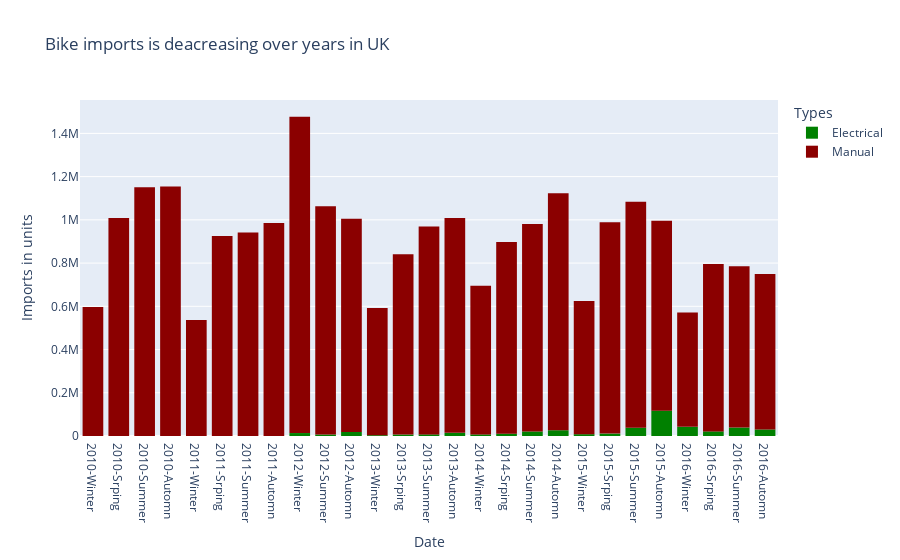

The cell this chart's notebook holds for it:
### Code cell
df = px.data.tips()
fig = px.histogram(data,y="value",x="Month-year",  color="Types",hover_data=data.columns,
                title="Bike imports is deacreasing over years in UK",color_discrete_sequence = ['green','darkred']
                
                )
fig.update_layout(
    xaxis_title="Date", yaxis_title="Imports in units"
)
fig.show()

### Figure 1 — Plotly figure (JSON) as saved in the notebook; plotly's stock layout.template omitted (floating-point values rounded to 4 significant figures)
{"data": [{"alignmentgroup": "True", "bingroup": "x", "histfunc": "sum", "hovertemplate": "Types=Electrical<br>Month-year=%{x}<br>sum of value=%{y}<extra></extra>", "legendgroup": "Electrical", "marker": {"color": "green", "pattern": {"shape": ""}}, "name": "Electrical", "offsetgroup": "Electrical", "orientation": "v", "showlegend": true, "type": "histogram", "x": ["2010-Winter", "2010-Srping", "2010-Summer", "2010-Automn", "2011-Winter", "2011-Srping", "2011-Summer", "2011-Automn", "2012-Winter", "2012-Winter", "2012-Summer", "2012-Automn", "2013-Winter", "2013-Srping", "2013-Summer", "2013-Automn", "2014-Winter", "2014-Srping", "2014-Summer", "2014-Automn", "2015-Winter", "2015-Srping", "2015-Summer", "2015-Automn", "2016-Winter", "2016-Srping", "2016-Summer", "2016-Automn"], "xaxis": "x", "y": [null, null, null, null, null, null, null, null, 8647, 5014, 6871, 18784, 3914, 6826, 7501, 14744, 7284, 10647, 21006, 26705, 8421, 11049, 38207, 117320, 42364, 21392, 39169, 30230], "yaxis": "y"}, {"alignmentgroup": "True", "bingroup": "x", "histfunc": "sum", "hovertemplate": "Types=Manual<br>Month-year=%{x}<br>sum of value=%{y}<extra></extra>", "legendgroup": "Manual", "marker": {"color": "darkred", "pattern": {"shape": ""}}, "name": "Manual", "offsetgroup": "Manual", "orientation": "v", "showlegend": true, "type": "histogram", "x": ["2010-Winter", "2010-Srping", "2010-Summer", "2010-Automn", "2011-Winter", "2011-Srping", "2011-Summer", "2011-Automn", "2012-Winter", "2012-Winter", "2012-Summer", "2012-Automn", "2013-Winter", "2013-Srping", "2013-Summer", "2013-Automn", "2014-Winter", "2014-Srping", "2014-Summer", "2014-Automn", "2015-Winter", "2015-Srping", "2015-Summer", "2015-Automn", "2016-Winter", "2016-Srping", "2016-Summer", "2016-Automn"], "xaxis": "x", "y": [596461, 1008193, 1150913, 1154239, 536364, 925835, 941338, 985975, 600722, 862344, 1055922, 986445, 588324, 833512, 961435, 993234, 688177, 887023, 959767, 1095899, 616069, 978284, 1045568, 878595, 529218, 774019, 745763, 719043], "yaxis": "y"}], "layout": {"barmode": "relative", "legend": {"title": {"text": "Types"}, "tracegroupgap": 0}, "title": {"text": "Bike imports is deacreasing over years in UK"}, "xaxis": {"anchor": "y", "domain": [0, 1], "title": {"text": "Date"}}, "yaxis": {"anchor": "x", "domain": [0, 1], "title": {"text": "Imports in units"}}}}
